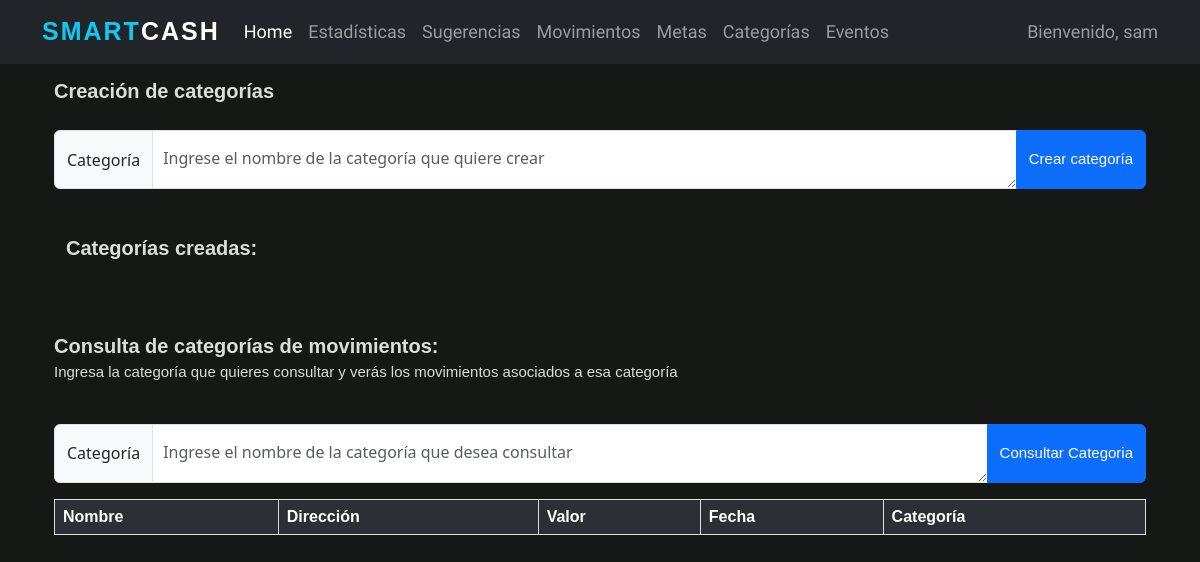
/categories/ (signed in), run on an earlier commit of the app's database.
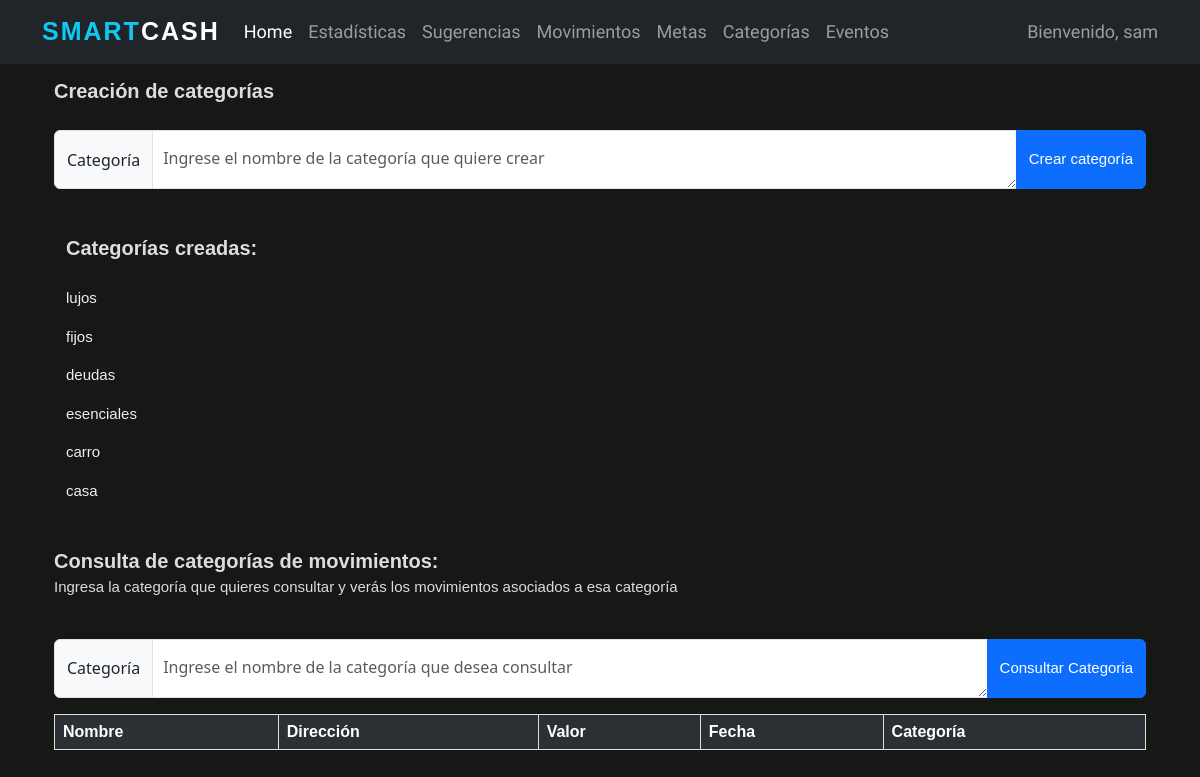
And on a later commit of the database.
### wallet/models.py (models this page shows, shortened)
class Categoria(models.Model):
    nombre = models.CharField(max_length=50)
    usuario = models.ForeignKey(User, on_delete=models.CASCADE)

### wallet/views.py (the view)
# urls.py: path('categories/', wallet_views.categories, name='categories'),
def categories(request):
    created = None
    connection.current_user = request.user
    category = request.GET.get('category')
    category_to_create = request.GET.get('category_to_create')
    if category_to_create:
        created = connection.create_category(category_to_create, request.user)
    matches = mov.consult_category(category, request.user)
    user_categories = [category.nombre for category in connection.search_user_categories(request.user)]
    return render(request, 'registration/categories.html',
                  {'category': category, 'matches': matches, 'created': created, 'user_categories': user_categories})

### wallet/connection.py (called while the page is built)
def search_user_categories(user):
    user_categories = Categoria.objects.all().filter(usuario=user)
    return user_categories

### wallet/movements.py (called while the page is built)
def consult_category(category, user):
    if not category:
        return
    movements = connection.search_movement_category(category, user)
    return movements

### wallet/templates/registration/categories.html (shortened to what this page needs)
{% extends 'base.html' %}
{% load static %}
{% block content %}
<br><br><br>
<form action="">
    <div class="container">
        <div id="movimientos" class="form-text">Creación de categorías</div>
        <br>
        <form action="">
            <div class="input-group">
                <span class="input-group-text mb-3">Categoría</span>
                <textarea class="form-control mb-3" aria-label="With textarea"
                          placeholder="Ingrese el nombre de la categoría que quiere crear"
                          name="category_to_create"></textarea>
                <button type="submit" class="btn btn-primary mb-3">Crear categoría</button>
            </div>
            <div class="container">
                <br>
                <div id="movimientos" class="form-text">Categorías creadas:</div>
                <br>
                {% for category in user_categories %}
                <p id="categorias">{{ category }}</p>
                {% endfor %}
            </div>
        </form>
    </div>
    <br>
</form>
<form action="">
    <div class="container">
        <div id="movimientos" class="form-text">Consulta de categorías de movimientos:</div>
        <p id="Ingresa">Ingresa la categoría que quieres consultar y verás
            los movimientos asociados a esa categoría</p>
        <br>
        <form action="">
            <div class="input-group">
                <span class="input-group-text mb-3">Categoría</span>
                <textarea class="form-control mb-3" aria-label="With textarea"
                          placeholder="Ingrese el nombre de la categoría que desea consultar"
                          name="category"></textarea>
                <button type="submit" class="btn btn-primary mb-3"> Consultar Categoria</button>
            </div>
        </form>
        <table class="table table-striped table-dark">
            <tr>
                <th>Nombre</th>
                <th>Dirección</th>
                <th>Valor</th>
                <th>Fecha</th>
                <th>Categoría</th>
            </tr>
        </table>
    </div>
    <br>
</form>
{% endblock content %}

What changed in the data, as far as the page shows it:
added Categoria: user_categories "lujos"
added Categoria: user_categories "fijos"
added Categoria: user_categories "deudas"
added Categoria: user_categories "esenciales"
added Categoria: user_categories "carro"
added Categoria: user_categories "casa"
